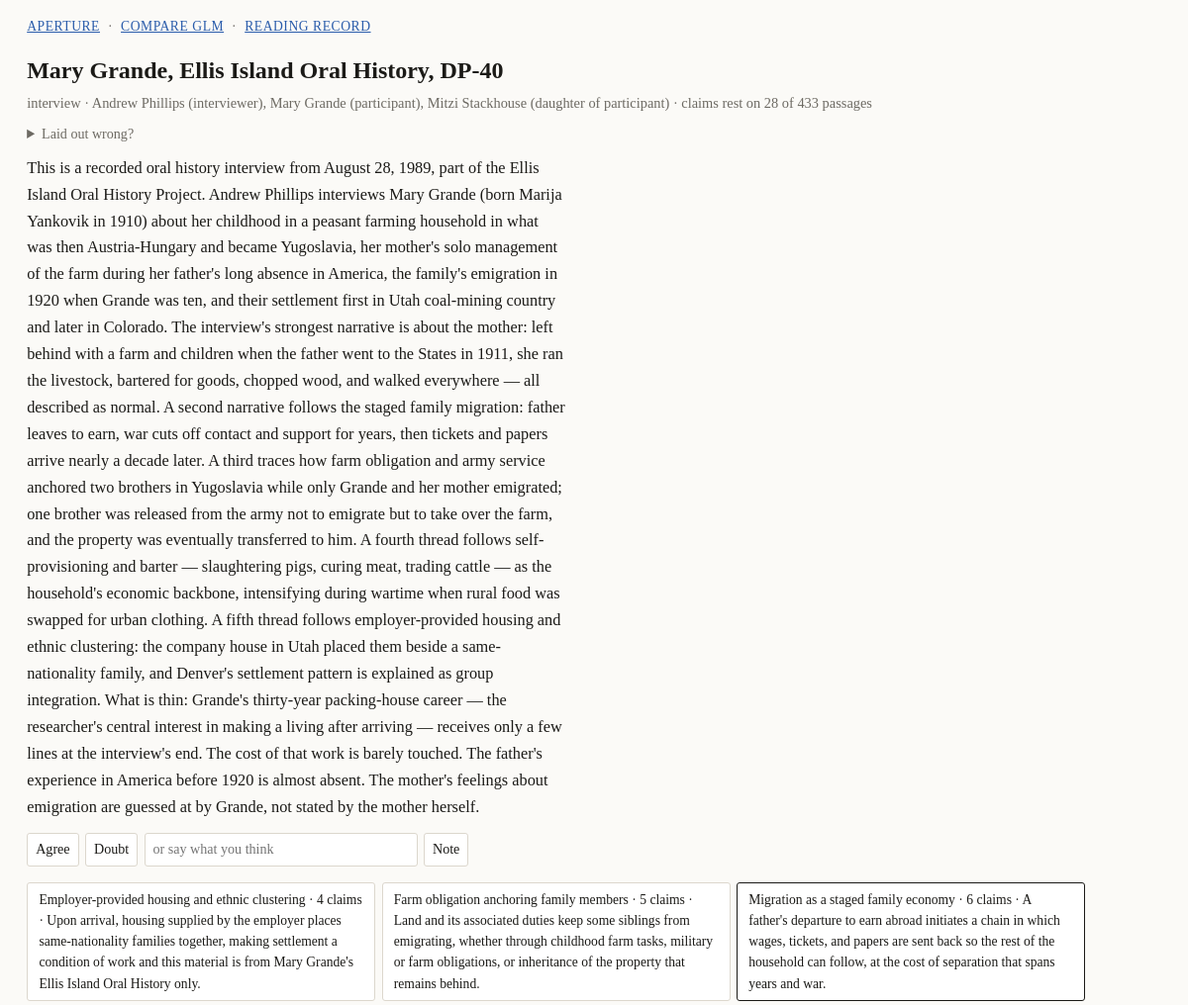
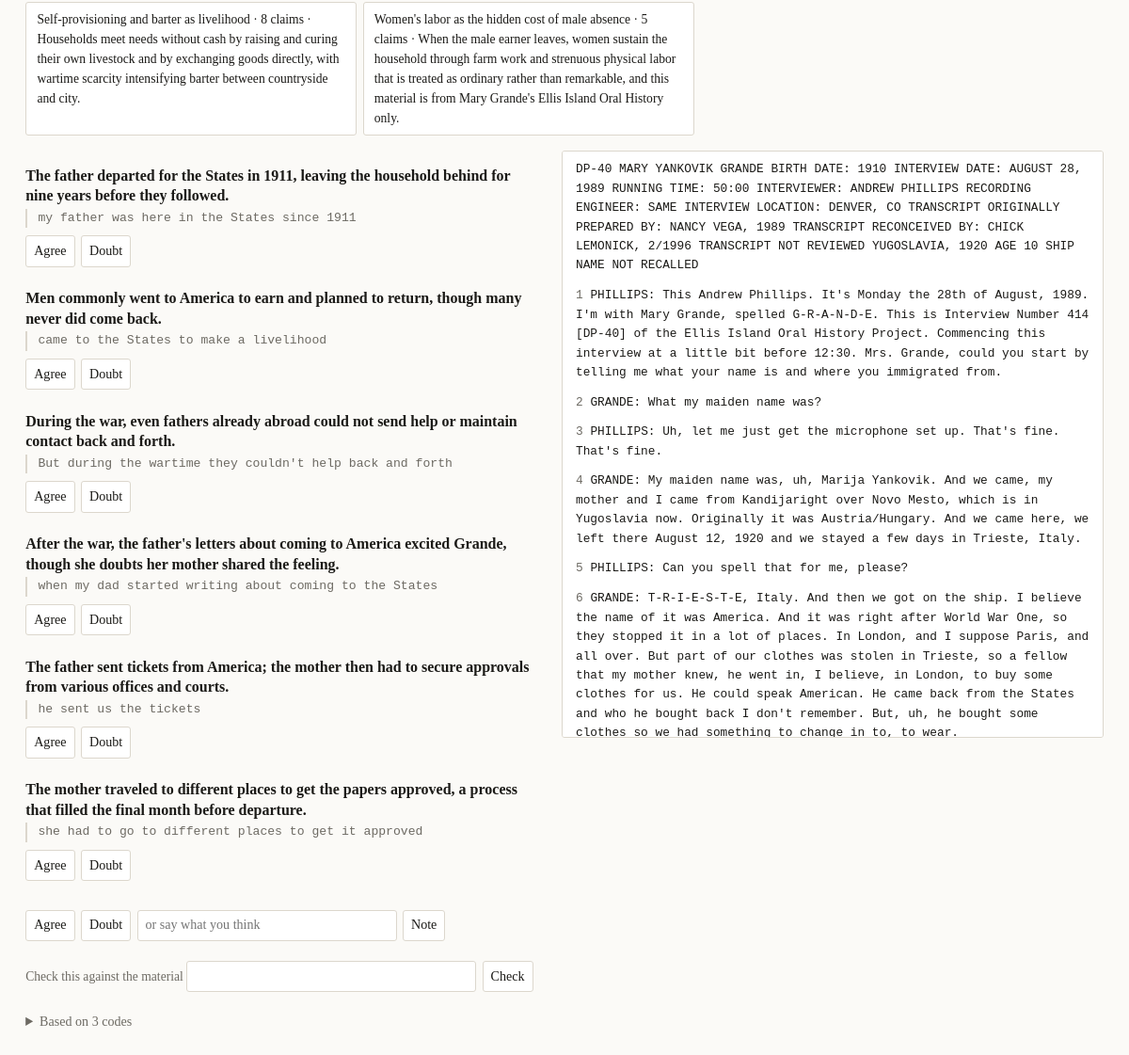
The page /p/p19076886a4/m/m69e0431111?thread=teda5136b54 on the database its author committed (2 pictures, top to bottom).
### tables this page shows
CREATE TABLE project (
    id TEXT PRIMARY KEY, name TEXT NOT NULL, focus TEXT DEFAULT '',
    brief TEXT DEFAULT '', created_at TEXT NOT NULL);

CREATE TABLE material (
    id TEXT PRIMARY KEY, project_id TEXT NOT NULL, name TEXT NOT NULL, text TEXT NOT NULL,
    kind TEXT DEFAULT '', display TEXT DEFAULT 'plain', title TEXT DEFAULT '',
    state TEXT NOT NULL DEFAULT 'added', created_at TEXT NOT NULL);

CREATE TABLE person (
    material_id TEXT NOT NULL, name TEXT NOT NULL, aliases TEXT DEFAULT '',
    role TEXT DEFAULT '', PRIMARY KEY (material_id, name));

CREATE TABLE summary (
    id TEXT PRIMARY KEY, scope TEXT NOT NULL, ref_id TEXT NOT NULL, stage TEXT NOT NULL,
    text TEXT NOT NULL, run_id TEXT, status TEXT NOT NULL DEFAULT 'live');

CREATE TABLE theme (
    id TEXT PRIMARY KEY, project_id TEXT NOT NULL, name TEXT NOT NULL, gist TEXT DEFAULT '',
    status TEXT NOT NULL DEFAULT 'live', merged_into TEXT);

CREATE TABLE moment (
    id TEXT PRIMARY KEY, material_id TEXT NOT NULL, theme_id TEXT NOT NULL, sid TEXT NOT NULL,
    position INTEGER NOT NULL, claim TEXT NOT NULL, anchor TEXT NOT NULL,
    run_id TEXT, status TEXT NOT NULL DEFAULT 'live');

CREATE TABLE sentence (
    material_id TEXT NOT NULL, idx INTEGER NOT NULL, sid TEXT NOT NULL,
    turn_idx INTEGER, speaker TEXT DEFAULT '', text TEXT NOT NULL,
    PRIMARY KEY (material_id, sid));

### app/pages.py (the view)
@router.get("/p/{pid}/m/{mid}", response_class=HTMLResponse)
def material(pid: str, mid: str, thread: str | None = None) -> str:
    return _render("material.html", context.material_page(connection(), pid, mid, thread))

### app/templates/material.html (shortened to what this page needs)
{% extends "base.html" %}
{% block main %}
<h1 class="material">{{ (material.title or material.name) | txt }}</h1>
<p class="meta">
  {{ material.kind or 'material' }}
  {% if people %}·
    {% for p in people %}<span class="material">{{ p.name | txt }}</span>{% if p.role %} <span class="dim">({{ p.role }})</span>{% endif %}{% if not loop.last %}, {% endif %}{% endfor %}
  {% endif %}
  · {{ derivation }}
</p>
<details class="reframe">
  <summary>Laid out wrong?</summary>
</details>
{% if summary %}
<div class="summary">{{ summary_html }}</div>
<form method="post" action="/p/{{ project.id }}/react" class="row">
  <button name="kind" value="agree">Agree</button>
  <button name="kind" value="doubt">Doubt</button>
  <input name="text" size="30" placeholder="or say what you think">
  <button name="kind" value="note">Note</button>
</form>
{% endif %}
{% if cards %}
<nav class="stack">
{% for c in cards %}
  <a class="gist card{% if selected and c.id == selected.id %} on{% endif %}"
     href="/p/{{ project.id }}/m/{{ material.id }}?thread={{ c.id }}">{{ c.name | txt }}
     · {{ c.moments | length }} claims · {{ c.gist | txt }}</a>
{% endfor %}
</nav>
{% else %}
<p class="dim">Nothing read here yet.</p>
{% endif %}
{% if selected %}
<div class="cols">
  <section class="side">
    <ol class="claims">
    {% for x in selected.moments %}
      <li>
        <p class="claim">{{ x.claim | txt }}</p>
        <blockquote class="quote"><a href="#{{ x.sid }}">{{ x.anchor | txt }}</a></blockquote>
        <form method="post" action="/p/{{ project.id }}/react" class="row">
          <button name="kind" value="agree">Agree</button>
          <button name="kind" value="doubt">Doubt</button>
        </form>
      </li>
    {% endfor %}
    </ol>
  </section>
  <section class="side text">
  {% for b in blocks %}
    <pre class="material">{% if b.n %}<b>{{ b.n }}</b> {% endif %}{{ b.html }}</pre>
  {% endfor %}
  </section>
</div>
<form method="post" action="/p/{{ project.id }}/react" class="row">
  <button name="kind" value="agree">Agree</button>
  <button name="kind" value="doubt">Doubt</button>
  <input name="text" size="30" placeholder="or say what you think">
  <button name="kind" value="note">Note</button>
</form>
<form method="post" action="/p/{{ project.id }}/check" class="row">
  <label>Check this against the material <input name="question" size="34"></label>
  <button>Check</button>
</form>
<details>
  <summary>Based on {{ selected.codes | length }} codes</summary>
</details>
{% endif %}
{% endblock %}

### app/templates/base.html (shortened to what this page needs)
<!doctype html>
<html lang="en">
<link rel="stylesheet" href="/static/aperture.css">
<body>
<header class="top">
  <a href="/">{{ app_name }}</a>
  {% if project %}
  · <a href="/p/{{ project.id }}">{{ project.name | txt }}</a>
  · <a href="/p/{{ project.id }}/export.md">Reading record</a>
  {% endif %}
</header>
<main>
{% block main %}{% endblock %}
</main>
</body>
</html>

### app/static/aperture.css (style rules this page uses)
:root { color-scheme: light dark; --bg: #fbfaf7; --ink: #1b1a17; --dim: #6d6a63; --line: #dcd7cd; --card: #ffffff; --mark: #f6e6a8; --tint: #cfe6fb; --link: #2a5cab; }
* { box-sizing: border-box }
body { margin: 0; background: var(--bg); color: var(--ink); font: 16px/1.55 Charter, Georgia, "Iowan Old Style", serif; }
main, .top, .run { max-width: 74rem; margin: 0 auto; padding: 0 1.2rem }
.top { display: flex; gap: .5rem; align-items: baseline; padding-top: 1rem; color: var(--dim); font-size: .85rem; letter-spacing: .04em; text-transform: uppercase }
main { padding-bottom: 5rem }
a { color: var(--link) }
h1 { font-size: 1.5rem; margin: 1rem 0 .2rem }
.dim { color: var(--dim) }
.meta { color: var(--dim); font-size: .9rem; margin: .2rem 0 .6rem }
ul, ol { padding-left: 1.2rem }
.mats, .claims, .stack { list-style: none; padding: 0 }
.summary { max-width: 42rem }
.gist { font-weight: normal }
.claim { margin: 0 0 .2rem; font-weight: 600; line-height: 1.35 }
.claims > li { margin: 0 0 1.4rem }
.quote { margin: 0 0 .3rem; padding-left: .7rem; border-left: 2px solid var(--line) }
.quote, .quote a { font-family: ui-monospace, "SF Mono", Menlo, Consolas, monospace; font-size: .82rem; color: var(--dim); text-decoration: none }
.text { background: var(--card); border: 1px solid var(--line); border-radius: 3px; padding: .6rem .9rem; max-height: 78vh; overflow-y: auto }
pre.material { font-family: ui-monospace, "SF Mono", Menlo, Consolas, monospace; font-size: .8rem; line-height: 1.6; white-space: pre-wrap; margin: 0 0 .7rem }
pre.material b { color: var(--dim); font-weight: normal }
.stack { display: flex; flex-wrap: wrap; gap: .4rem; margin: 0 0 1rem }
.card { display: block; padding: .4rem .7rem; border: 1px solid var(--line); border-radius: 3px; background: var(--card); color: inherit; text-decoration: none; font-size: .85rem; max-width: 22rem }
.card.on { border-color: var(--ink) }
.cols { display: flex; gap: 1.5rem; align-items: flex-start }
.side { flex: 1 1 0; min-width: 0 }
form { margin: .5rem 0 1rem }
form.row { display: flex; flex-wrap: wrap; gap: .4rem; align-items: center }
label { display: block; margin: .3rem 0; color: var(--dim); font-size: .85rem }
input, textarea, button { font: inherit; font-size: .88rem; color: inherit; background: var(--card); border: 1px solid var(--line); border-radius: 3px; padding: .3rem .5rem }
button { cursor: pointer }
details { margin: .6rem 0; font-size: .88rem }
summary { cursor: pointer; color: var(--dim) }
.summary { max-width: 34rem; font-size: 1.02rem; line-height: 1.65; }
.summary p { margin: 0 0 .8em; }

### rows shown on the page
project: name|txt "COMPARE GLM"
material: title "Mary Grande, Ellis Island Oral History, DP-40", kind "interview"
person: name|txt "Andrew Phillips", role "interviewer"
person: name|txt "Mary Grande", role "participant"
person: name|txt "Mitzi Stackhouse", role "daughter of participant"
summary: text "This is a recorded oral history interview from August 28, 1989, part of the Ellis Island Oral History Project. Andrew Phillips interviews Mary Grande (born Marija Yankovik in 1910) about her childhood in a peasant farming household in what was then Austria-Hungary and became Yugoslavia, her mother's solo management of the farm during her father's long absence in America, the family's emigration in 1920 when Grande was ten, and their settlement first in Utah coal-mining country and later in Colorado. The interview's strongest narrative is about the mother: left behind with a farm and children when the father went to the States in 1911, she ran the livestock, bartered for goods, chopped wood,…"
theme: name|txt "Employer-provided housing and ethnic clustering", moments|length "4", gist|txt "Upon arrival, housing supplied by the employer places same-nationality families together, making settlement a condition of work and this material is from Mary Grande's Ellis Island Oral History only."
theme: name|txt "Farm obligation anchoring family members", moments|length "5", gist|txt "Land and its associated duties keep some siblings from emigrating, whether through childhood farm tasks, military or farm obligations, or inheritance of the property that remains behind."
theme: name|txt "Migration as a staged family economy", moments|length "6", gist|txt "A father's departure to earn abroad initiates a chain in which wages, tickets, and papers are sent back so the rest of the household can follow, at the cost of separation that spans years and war."
theme: name|txt "Self-provisioning and barter as livelihood", moments|length "8", gist|txt "Households meet needs without cash by raising and curing their own livestock and by exchanging goods directly, with wartime scarcity intensifying barter between countryside and city."
theme: name|txt "Women's labor as the hidden cost of male absence", moments|length "5", gist|txt "When the male earner leaves, women sustain the household through farm work and strenuous physical labor that is treated as ordinary rather than remarkable, and this material is from Mary Grande's Ellis Island Oral History only."
moment: claim|txt "The father departed for the States in 1911, leaving the household behind for nine years before they followed.", anchor|txt "my father was here in the States since 1911"
moment: claim|txt "Men commonly went to America to earn and planned to return, though many never did come back.", anchor|txt "came to the States to make a livelihood"
moment: claim|txt "During the war, even fathers already abroad could not send help or maintain contact back and forth.", anchor|txt "But during the wartime they couldn't help back and forth"
moment: claim|txt "After the war, the father's letters about coming to America excited Grande, though she doubts her mother shared the feeling.", anchor|txt "when my dad started writing about coming to the States"
moment: claim|txt "The father sent tickets from America; the mother then had to secure approvals from various offices and courts.", anchor|txt "he sent us the tickets"
moment: claim|txt "The mother traveled to different places to get the papers approved, a process that filled the final month before departure.", anchor|txt "she had to go to different places to get it approved"
sentence: n "2", html "GRANDE: What my maiden name was?"
sentence: n "5", html "PHILLIPS: Can you spell that for me, please?"

### other values the page prints
{{ app_name }} "APERTURE"
{{ derivation }} "claims rest on 28 of 433 passages"
{{ b.n }} "1" "3" "4" "6"
{{ b.html }} "PHILLIPS: Uh, let me just get the microphone set up. That's fine. That's fine."
{{ selected.codes | length }} "3"
